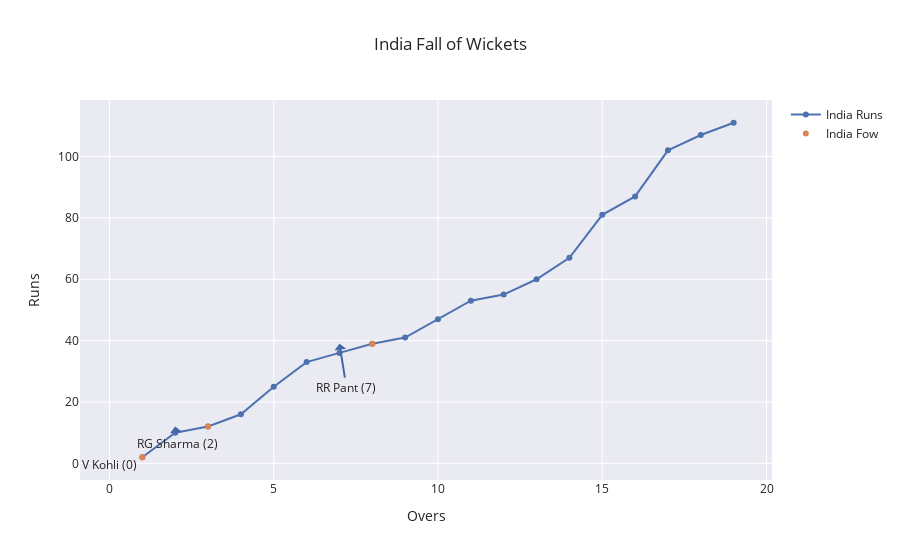

Notebook source saved alongside this figure:
### Code cell
fig=pg.Figure()
fig.add_trace(pg.Scatter(
x=india.index+1,
y= india.values,
mode= 'lines+markers',
name= 'India Runs'))

fig.add_trace(pg.Scatter(
x=india_fow.index+1,
y= india.loc[india_fow.index],
mode= 'markers',
name= 'India Fow'))

for _, row in player_names.iterrows():
    fig.add_annotation(
    x = row['over'],
    y = india.loc[row['over']],
    text = f"{row['batter']} ({row['over']})",
    showarrow = True,
    ax = row['over'],
    ay = india.loc[row['over']]+ 5
    )

fig.update_layout(
title = 'India Fall of Wickets',
xaxis_title = 'Overs',
yaxis_title = 'Runs',
template = 'seaborn')

### Figure 1 — Plotly figure (JSON) as saved in the notebook; plotly's stock layout.template omitted (floating-point values rounded to 4 significant figures)
{"data": [{"mode": "lines+markers", "name": "India Runs", "type": "scatter", "x": [1, 2, 3, 4, 5, 6, 7, 8, 9, 10, 11, 12, 13, 14, 15, 16, 17, 18, 19], "y": [2, 10, 12, 16, 25, 33, 36, 39, 41, 47, 53, 55, 60, 67, 81, 87, 102, 107, 111]}, {"mode": "markers", "name": "India Fow", "type": "scatter", "x": [1, 3, 8], "y": [2, 12, 39]}], "layout": {"annotations": [{"ax": 0, "ay": 7, "showarrow": true, "text": "V Kohli (0)", "x": 0, "y": 2}, {"ax": 2, "ay": 17, "showarrow": true, "text": "RG Sharma (2)", "x": 2, "y": 12}, {"ax": 7, "ay": 44, "showarrow": true, "text": "RR Pant (7)", "x": 7, "y": 39}], "title": {"text": "India Fall of Wickets"}, "xaxis": {"title": {"text": "Overs"}}, "yaxis": {"title": {"text": "Runs"}}}}
